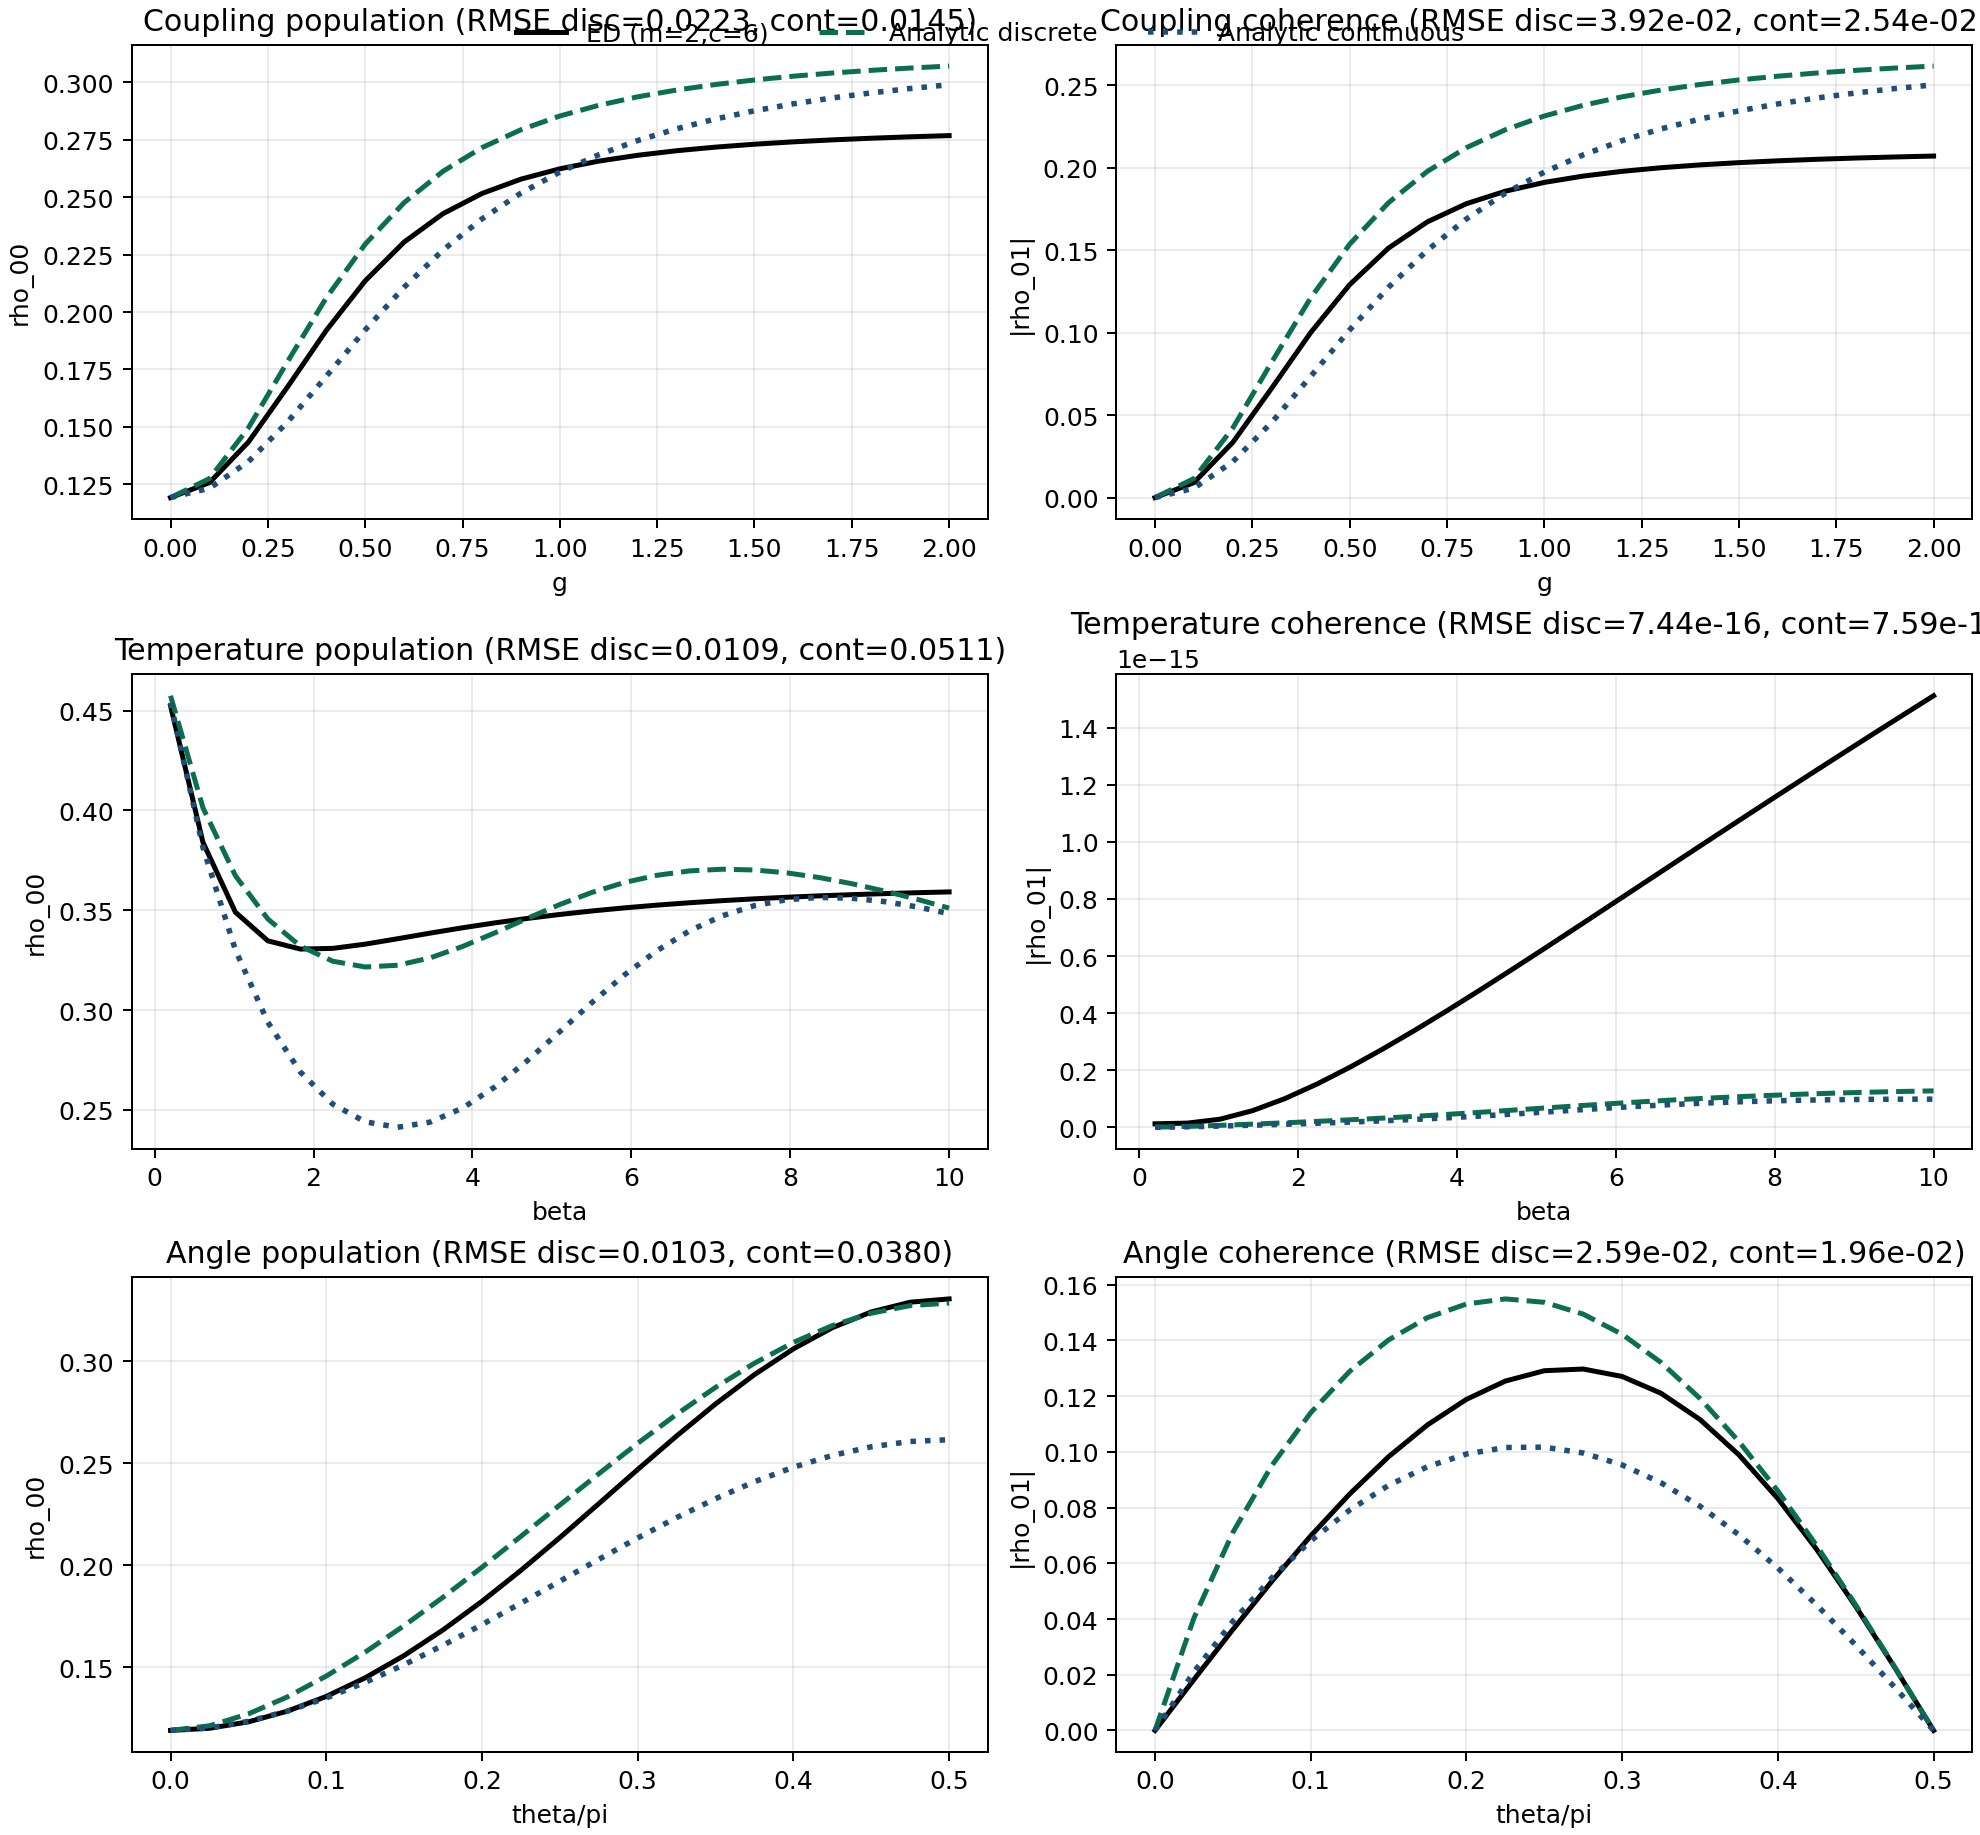

The Python source for this figure:
"""
Parameter sweeps for the selected fair-kernel setup:
  omega_q=1, n_modes=2, n_cut=6, omega in [0.2, 1.8]

Compares:
- ED (exact reduced state)
- Analytic solution with matching discrete kernel (n_modes=2)
- Analytic solution with continuum-like kernel (n_modes=40)

Sweeps:
- coupling g
- inverse temperature beta
- angle theta
"""

from __future__ import annotations

from dataclasses import dataclass
from pathlib import Path
from typing import Iterable

import matplotlib.pyplot as plt
import numpy as np
import pandas as pd

from hmf_component_normalized_compare_codex_v5 import _compact_components
from hmf_model_comparison_standalone_codex_v1 import (
    BenchmarkConfig as LiteConfig,
    RenormConfig,
    extract_density,
)
from hmf_v5_qubit_core import build_ed_context, exact_reduced_state
from prl127_qubit_benchmark import BenchmarkConfig as EDConfig


OUT_STEM = "hmf_omega1_bestkernel_sweeps_disc_cont_codex_v43"


@dataclass(frozen=True)
class SweepDef:
    name: str
    param_name: str
    param_values: np.ndarray
    beta_fixed: float | None
    theta_fixed: float | None
    g_fixed: float | None


def _rmse(x: Iterable[float]) -> float:
    a = np.asarray(list(x), dtype=float)
    return float(np.sqrt(np.mean(np.square(a)))) if len(a) else np.nan


def _build_lite(beta: float, theta: float, n_modes: int) -> LiteConfig:
    return LiteConfig(
        beta=float(beta),
        omega_q=1.0,
        theta=float(theta),
        n_modes=int(n_modes),
        n_cut=1,
        omega_min=0.2,
        omega_max=1.8,
        q_strength=5.0,
        tau_c=0.5,
    )


def _build_ed(beta: float, theta: float) -> EDConfig:
    return EDConfig(
        beta=float(beta),
        omega_q=1.0,
        theta=float(theta),
        n_modes=2,
        n_cut=6,
        omega_min=0.2,
        omega_max=1.8,
        q_strength=5.0,
        tau_c=0.5,
        lambda_min=0.0,
        lambda_max=1.0,
        lambda_points=2,
        output_prefix=OUT_STEM,
    )


def run_sweeps() -> tuple[pd.DataFrame, pd.DataFrame]:
    ren = RenormConfig(scale=1.04, kappa=0.94)

    sweeps = [
        SweepDef(
            name="coupling",
            param_name="g",
            param_values=np.linspace(0.0, 2.0, 21),
            beta_fixed=2.0,
            theta_fixed=float(np.pi / 4.0),
            g_fixed=None,
        ),
        SweepDef(
            name="temperature",
            param_name="beta",
            param_values=np.linspace(0.2, 10.0, 25),
            beta_fixed=None,
            theta_fixed=float(np.pi / 2.0),
            g_fixed=0.5,
        ),
        SweepDef(
            name="angle",
            param_name="theta",
            param_values=np.linspace(0.0, float(np.pi / 2.0), 21),
            beta_fixed=2.0,
            theta_fixed=None,
            g_fixed=0.5,
        ),
    ]

    rows: list[dict[str, float | str]] = []
    total = sum(len(s.param_values) for s in sweeps)
    k = 0

    for sw in sweeps:
        for p in sw.param_values:
            beta = float(p) if sw.param_name == "beta" else float(sw.beta_fixed)
            theta = float(p) if sw.param_name == "theta" else float(sw.theta_fixed)
            g = float(p) if sw.param_name == "g" else float(sw.g_fixed)

            lite_disc = _build_lite(beta=beta, theta=theta, n_modes=2)
            disc_p00, disc_p11, disc_coh, _disc_ratio = _compact_components(
                lite_disc, g, use_running=True, renorm=ren
            )

            lite_cont = _build_lite(beta=beta, theta=theta, n_modes=40)
            cont_p00, cont_p11, cont_coh, _cont_ratio = _compact_components(
                lite_cont, g, use_running=True, renorm=ren
            )

            ed_cfg = _build_ed(beta=beta, theta=theta)
            ed_ctx = build_ed_context(ed_cfg)
            rho_ed = exact_reduced_state(ed_ctx, g)
            ed_p00, ed_p11, ed_coh = extract_density(rho_ed)

            rows.append(
                {
                    "sweep": sw.name,
                    "param_name": sw.param_name,
                    "param": float(p),
                    "beta": beta,
                    "theta": theta,
                    "g": g,
                    "ed_p00": float(ed_p00),
                    "ed_p11": float(ed_p11),
                    "ed_coh": float(ed_coh),
                    "analytic_disc_p00": float(disc_p00),
                    "analytic_disc_p11": float(disc_p11),
                    "analytic_disc_coh": float(disc_coh),
                    "analytic_cont_p00": float(cont_p00),
                    "analytic_cont_p11": float(cont_p11),
                    "analytic_cont_coh": float(cont_coh),
                    "d_disc_p00": float(ed_p00 - disc_p00),
                    "d_disc_coh": float(ed_coh - disc_coh),
                    "d_cont_p00": float(ed_p00 - cont_p00),
                    "d_cont_coh": float(ed_coh - cont_coh),
                }
            )
            k += 1
            if k % 20 == 0:
                print(f"[PROGRESS] {k}/{total}")

    df = pd.DataFrame.from_records(rows).sort_values(["sweep", "param"]).reset_index(drop=True)

    summary_rows: list[dict[str, float | str]] = []
    for sweep, grp in df.groupby("sweep"):
        summary_rows.append(
            {
                "sweep": str(sweep),
                "rmse_disc_p00": _rmse(grp["d_disc_p00"]),
                "rmse_cont_p00": _rmse(grp["d_cont_p00"]),
                "rmse_disc_coh": _rmse(grp["d_disc_coh"]),
                "rmse_cont_coh": _rmse(grp["d_cont_coh"]),
                "max_abs_disc_dp00": float(np.max(np.abs(grp["d_disc_p00"]))),
                "max_abs_cont_dp00": float(np.max(np.abs(grp["d_cont_p00"]))),
                "max_abs_disc_dcoh": float(np.max(np.abs(grp["d_disc_coh"]))),
                "max_abs_cont_dcoh": float(np.max(np.abs(grp["d_cont_coh"]))),
            }
        )
    summary = pd.DataFrame.from_records(summary_rows).sort_values("sweep").reset_index(drop=True)
    return df, summary


def write_outputs(df: pd.DataFrame, summary: pd.DataFrame) -> None:
    out_dir = Path(__file__).resolve().parent
    scan_csv = out_dir / f"{OUT_STEM}_scan.csv"
    summary_csv = out_dir / f"{OUT_STEM}_summary.csv"
    fig_png = out_dir / f"{OUT_STEM}.png"
    log_md = out_dir / f"{OUT_STEM}_log.md"

    df.to_csv(scan_csv, index=False)
    summary.to_csv(summary_csv, index=False)

    fig, axes = plt.subplots(3, 2, figsize=(11, 10.2), constrained_layout=True)
    order = ["coupling", "temperature", "angle"]
    for i, name in enumerate(order):
        g = df[df["sweep"] == name].sort_values("param").copy()
        x = g["param"].to_numpy(dtype=float)
        xlabel = g["param_name"].iloc[0]
        if name == "angle":
            x = x / np.pi
            xlabel = "theta/pi"

        row = summary[summary["sweep"] == name].iloc[0]
        rmse_disc_p = float(row["rmse_disc_p00"])
        rmse_cont_p = float(row["rmse_cont_p00"])
        rmse_disc_c = float(row["rmse_disc_coh"])
        rmse_cont_c = float(row["rmse_cont_coh"])

        axes[i, 0].plot(x, g["ed_p00"], color="black", linewidth=2.0, label="ED (m=2,c=6)")
        axes[i, 0].plot(
            x,
            g["analytic_disc_p00"],
            color="#0B6E4F",
            linestyle="--",
            linewidth=2.0,
            label="Analytic discrete",
        )
        axes[i, 0].plot(
            x,
            g["analytic_cont_p00"],
            color="#1F4E79",
            linestyle=":",
            linewidth=2.2,
            label="Analytic continuous",
        )
        axes[i, 0].set_title(
            f"{name.capitalize()} population (RMSE disc={rmse_disc_p:.4f}, cont={rmse_cont_p:.4f})"
        )
        axes[i, 0].set_xlabel(xlabel)
        axes[i, 0].set_ylabel("rho_00")
        axes[i, 0].grid(alpha=0.25)

        axes[i, 1].plot(x, g["ed_coh"], color="black", linewidth=2.0, label="ED (m=2,c=6)")
        axes[i, 1].plot(
            x,
            g["analytic_disc_coh"],
            color="#0B6E4F",
            linestyle="--",
            linewidth=2.0,
            label="Analytic discrete",
        )
        axes[i, 1].plot(
            x,
            g["analytic_cont_coh"],
            color="#1F4E79",
            linestyle=":",
            linewidth=2.2,
            label="Analytic continuous",
        )
        axes[i, 1].set_title(
            f"{name.capitalize()} coherence (RMSE disc={rmse_disc_c:.2e}, cont={rmse_cont_c:.2e})"
        )
        axes[i, 1].set_xlabel(xlabel)
        axes[i, 1].set_ylabel("|rho_01|")
        axes[i, 1].grid(alpha=0.25)

    handles, labels = axes[0, 0].get_legend_handles_labels()
    fig.legend(handles, labels, loc="upper center", ncol=3, frameon=False)
    fig.savefig(fig_png, dpi=180)
    plt.close(fig)

    lines: list[str] = []
    lines.append("# Omega_q=1 Best-Kernel Sweeps: Discrete vs Continuous Analytic (Codex v43)")
    lines.append("")
    lines.append("Setup fixed for fairness:")
    lines.append("- omega_q=1, n_modes=2, n_cut=6, omega window=[0.2,1.8]")
    lines.append("- ED uses the same 2-mode window.")
    lines.append("- Analytic discrete: n_modes=2 on this same window.")
    lines.append("- Analytic continuous: n_modes=40 on this same window.")
    lines.append("")
    lines.append(
        "| sweep | rmse_disc_p00 | rmse_cont_p00 | rmse_disc_coh | rmse_cont_coh | max_abs_disc_dp00 | max_abs_cont_dp00 |"
    )
    lines.append("|---|---:|---:|---:|---:|---:|---:|")
    for _, r in summary.iterrows():
        lines.append(
            f"| {r['sweep']} | {r['rmse_disc_p00']:.6f} | {r['rmse_cont_p00']:.6f} | "
            f"{r['rmse_disc_coh']:.6e} | {r['rmse_cont_coh']:.6e} | "
            f"{r['max_abs_disc_dp00']:.6f} | {r['max_abs_cont_dp00']:.6f} |"
        )
    log_md.write_text("\n".join(lines), encoding="utf-8")

    print("Wrote:", scan_csv.name)
    print("Wrote:", summary_csv.name)
    print("Wrote:", fig_png.name)
    print("Wrote:", log_md.name)
    print("")
    print(summary.to_string(index=False))


def main() -> None:
    df, summary = run_sweeps()
    write_outputs(df, summary)


if __name__ == "__main__":
    main()
